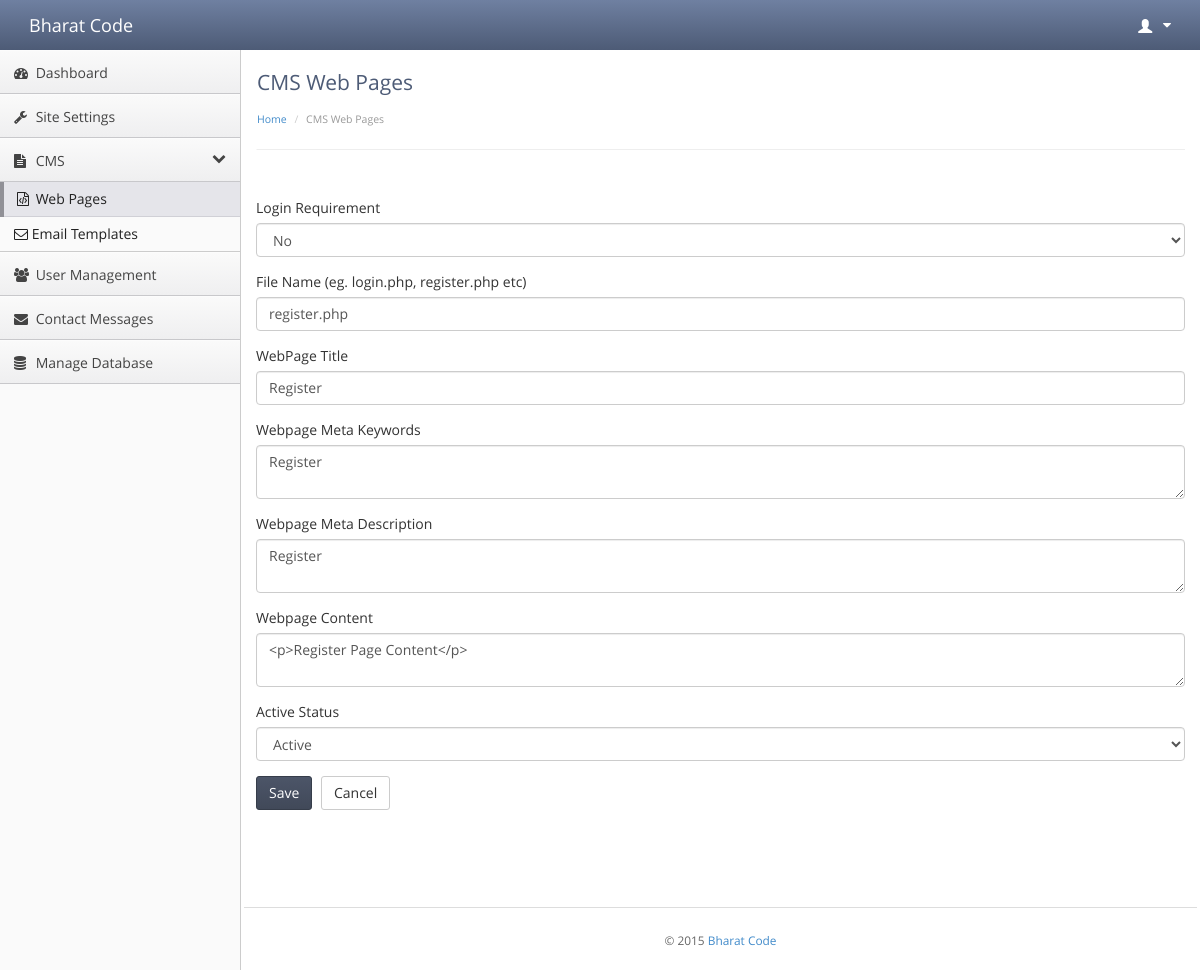
/admin/cmswebpages.php?action=edit&id=4 (signed in), run on the app's committed database.
### tables this page shows
CREATE TABLE `bh_cms_webpages` (
  `webpage_id` int(11) NOT NULL AUTO_INCREMENT COMMENT 'Primary Key',
  `login_require` int(1) NOT NULL,
  `webpage_url` varchar(250) NOT NULL,
  `webpage_title` varchar(100) NOT NULL,
  `webpage_keywords` text NOT NULL,
  `webpage_description` text NOT NULL,
  `webpage_content` longtext NOT NULL,
  `active_status` int(1) NOT NULL COMMENT '0:Inactive, 1: Active',
  PRIMARY KEY (`webpage_id`)
);

### class/Main.class.php (called while the page is built, shortened)
<?php
class Main
{
		public function __construct()
		{
			$this->pagefilename = basename($_SERVER['PHP_SELF']);
			$info_array = array();
			$this->sitedata = $this->GetSingleRecord("site_settings",$info_array);
		}
			public function GetSingleRecord($tablename,array $array)
			{
				if(TABLE_PREFIX!="")
				{
					$tablename = TABLE_PREFIX.$tablename;
				}
				$record = array();
				if(!isset($array['fields']) || $array['fields']=="") {$array['fields']="*";}
				$query_string = "select ".$array['fields']." from ".$tablename." where 1=1 ";
				if(@$array['where']!="")
				{
					$query_string.=" and ".$array['where']." ";
				}
				$query = mysql_query($query_string) or die(mysql_error());
				if(@mysql_num_rows($query)>0)
				{
					$record = mysql_fetch_assoc($query);
				}
				return $record;
			}
}
?>

### admin/class/Admin.class.php (called while the page is built, shortened)
<?php
@include("../class/Main.class.php");
class Admin extends Main
{
	public function __construct()
	{
		parent::__construct();
	}
}
?>

### admin/class/CMS.class.php (called while the page is built, shortened)
<?php
include("Admin.class.php");
class CMS extends Admin
{
	public function __construct()
	{
		parent::__construct();
			if($this->pagefilename=="cmswebpages.php")
			{
				if(isset($_POST['submit_add']))
				{
					array_splice($_POST, -1);
					$insert_id = $this->InsertRecord("cms_webpages",$_POST);
					if($insert_id>0)
					{
						$_SESSION['admin_response'] = array("status"=>"success","message"=>"Record has been added successfully.");
					}
					$this->RedirectPage($this->pagefilename);
				}
				else if(isset($_GET['action']) && $_GET['action']=="edit" && isset($_GET['id']) && is_numeric($_GET['id']))
				{
					if(isset($_POST['submit_edit']))
					{
						array_splice($_POST, -1);
						$records = $this->UpdateRecord("cms_webpages",$_POST,"webpage_id='".$_GET['id']."'");
						if($records>0)
						{
							$_SESSION['admin_response'] = array("status"=>"success","message"=> " Record has been updated successfully.");
						}
						$this->RedirectPage($this->pagefilename);
					}
					else
					{
						$info_array = array("where"=>"webpage_id='".$_GET['id']."'");
						$this->data = $this->GetSingleRecord("cms_webpages",$info_array);
					}
				}
			}
	}
}
?>

### admin/cmswebpages.php (the view, shortened to what this page needs)
<?php
@include("class/CMS.class.php");
$Admin = new CMS();
@include("includes/header.php");
?>
<?php if(isset($_GET['action']) && ($_GET['action']=="add" || $_GET['action']=="edit")) { ?>
<div class="row">
  <div class="col-md-12">
    <br>
    <div id="myTabContent" class="tab-content">
      <div class="tab-pane active in" id="home">
      	<form method="post" enctype="multipart/form-data">
      		<div class="form-group">
		        <label>Login Requirement</label>
		        <select name="login_require" id="login_require" class="form-control">
					<option value="0" <?php if(@$Admin->data['login_require']=="0") echo "selected"; ?>>No</option>
		        </select>
	        </div>
      		<div class="form-group">
		        <label>File Name (eg. login.php, register.php etc)</label>
		        <input type="text" name="webpage_url" id="webpage_url" class="form-control" value="<?php echo stripslashes(@$Admin->data['webpage_url']);?>" title="Please Enter Web Page URL">
	        </div>
	        <div class="form-group">
		        <label>WebPage Title</label>
		        <input type="text" name="webpage_title" id="webpage_title" class="form-control" value="<?php echo stripslashes(@$Admin->data['webpage_title']);?>" title="Please Enter Web Page Title">
	        </div>
	        <div class="form-group">
		        <label>Webpage Meta Keywords</label>
		        <textarea name="webpage_keywords" id="webpage_keywords" class="form-control"><?php echo stripslashes(@$Admin->data['webpage_keywords']);?></textarea>
	        </div>
	        <div class="form-group">
		        <label>Webpage Meta Description</label>
		        <textarea name="webpage_description" id="webpage_description" class="form-control"><?php echo stripslashes(@$Admin->data['webpage_description']);?></textarea>
	        </div>
	        <div class="form-group">
		        <label>Webpage Content</label>
		        <textarea name="webpage_content" id="webpage_content" class="ckeditor form-control"><?php echo stripslashes(@$Admin->data['webpage_content']);?></textarea>
	        </div>
	        <div class="form-group">
		        <label>Active Status</label>
		        <select name="active_status" id="active_status" class="form-control">
		        	<option value="1" <?php if(@$Admin->data['active_status']=="1") echo "selected"; ?>>Active</option>
		        </select>
	        </div>
	        <div class="btn-toolbar list-toolbar">
		      	<input type="submit" name="submit_<?php echo $_GET['action'];?>" value="Save" class="btn btn-primary">
				<input type="button" name="cancel_button" value="Cancel" onclick="window.location='<?php echo $Admin->pagefilename;?>';" class="btn btn-default">
		    </div>
      	</form>
      </div>
    </div>
  </div>
</div>
<?php } ?>
<?php @include("includes/footer.php"); ?>

### admin/stylesheets/theme.css (style rules this page uses)
body { background: #fafafa; background-position: initial initial; background-repeat: initial initial; margin: 0px; padding: 0px; }
body, h1, h2, h3, h4, h5, h6, p, a, .h1, .h2, .h3, .h4, .h5, .h6 { font-family: 'Open Sans', helvetica, arial, sans-serif; }
label { font-weight: normal; }
.btn-toolbar.list-toolbar { margin-bottom: 1em; }
.btn { -webkit-border-radius: 3px; -moz-border-radius: 3px; border-radius: 3px; }
.btn-primary { background-color: #414959; background-image: -webkit-gradient(linear, 0 0, 0 100%, from(#4c5568), to(#414959)); border: 1px solid #363d4a; font-weight: normal; }

### data on the page
bh_cms_webpages: login_require "No", webpage_url "register.php", webpage_title "Register", webpage_keywords "Register", webpage_description "Register", webpage_content "<p>Register Page Content</p>", active_status "Active"

### other printed values
SITE_TITLE "Bharat Code"
$Admin->pagetitle "CMS Web Pages"
